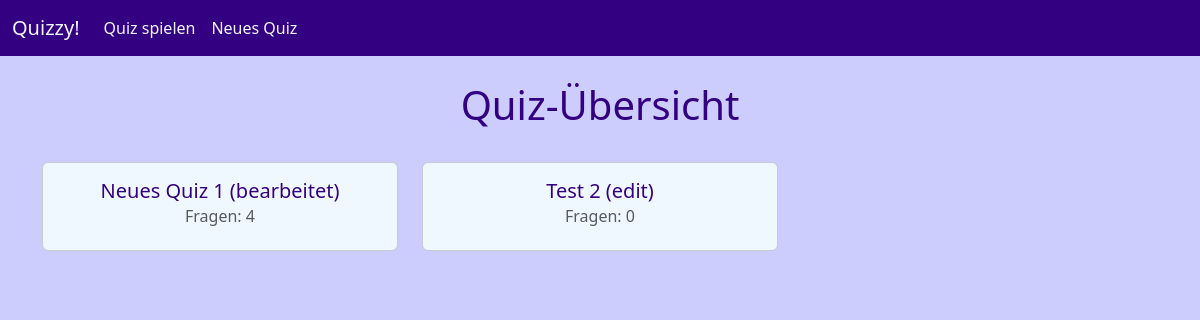
Page /quizoverview on the earlier database version.
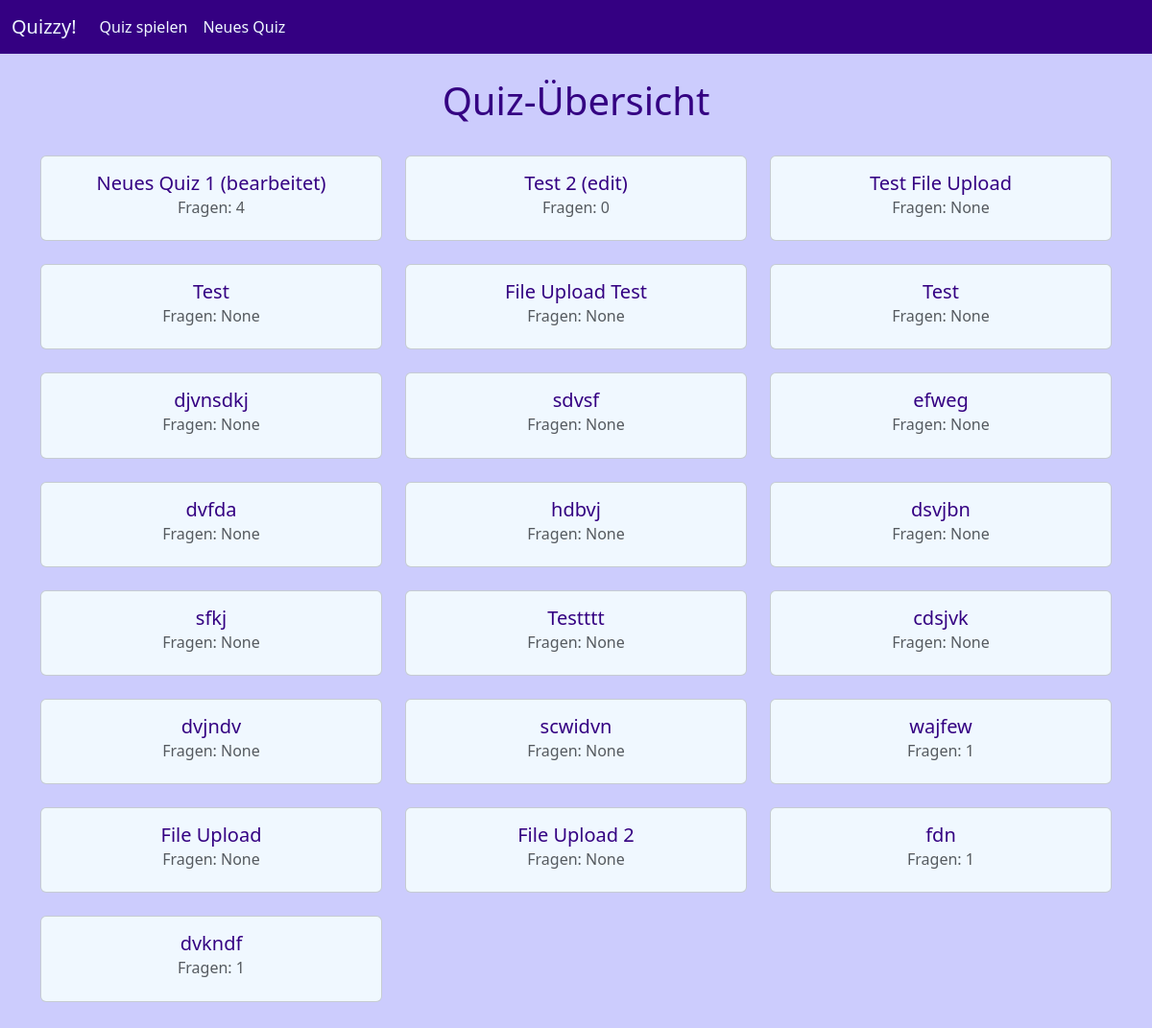
Same page on the later database version.
### tables this page shows
CREATE TABLE quizzes (title TEXT NOT NULL, number_of_questions INTEGER);

### quizzy.py (the view)
@app.route("/quizoverview")
def quizoverview():
    with sqlite3.connect('quizzy.db') as con:
        con.row_factory = sqlite3.Row
        cur = con.cursor()
        cur.execute("SELECT rowid, * FROM quizzes")
        quizzes = cur.fetchall()
    return render_template("quizoverview.html", quizzes=quizzes)

### templates/quizoverview.html (shortened to what this page needs)
<!DOCTYPE html>
<html lang="en">
{% include 'head.html' %}
<body>
    {% include 'navbar.html' %}
    <h1>Quiz-Übersicht</h1>
    <div class="container">
        <div class="row g-4 justify-content-start">
            {% for quiz in quizzes %}
            <div class="col-12 col-sm-6 col-lg-4">
                <a class="card" href="{{ url_for('quiz', quiz_id=quiz['rowid']) }}">
                    <div class="card-body">
                        <h5 class="card-title">{{ quiz['title'] }}</h5>
                        <h6 class="card-subtitle mb-2 text-body-secondary">Fragen: {{ quiz['number_of_questions'] }}
                        </h6>
                    </div>
                </a>
            </div>
            {% endfor %}
        </div>
    </div>
    {% include 'footer.html' %}
</body>
</html>

### templates/head.html (shortened to what this page needs)
<head>
    <link href="https://cdn.jsdelivr.net/npm/bootstrap@5.3.3/dist/css/bootstrap.min.css" rel="stylesheet"
>
    <link rel="stylesheet" href="https://cdnjs.cloudflare.com/ajax/libs/font-awesome/6.6.0/css/all.min.css">
    <link rel="stylesheet" href="{{ url_for('static', filename='style.css') }}">
</head>

### templates/navbar.html (shortened to what this page needs)
<nav class="navbar navbar-expand-lg bg-body-tertiary">
    <div class="container-fluid">
        <a class="navbar-brand mb-0 h1" href="/" style="color: aliceblue;">Quizzy!</a>
        <div class="navbar-collapse collapse" id="navbar-index">
            <ul class="navbar-nav me-auto mb-2 mb-lg-0">
                <li class="nav-item">
                    <a class="nav-link" aria-current="page" href="{{ url_for('quizoverview') }}"
                        style="color: aliceblue;">Quiz spielen</a>
                </li>
                <li class="nav-item">
                    <a class="nav-link" aria-current="page" href="{{ url_for('createquiz') }}"
                        style="color: aliceblue;">Neues Quiz</a>
                </li>
            </ul>
        </div>
    </div>
</nav>

### templates/footer.html
<div style="padding: 30px;"></div>

### static/style.css (style rules this page uses)
body { text-align: center; background-color: #ccccfd; }
h1 { color: rgb(52, 0, 130); padding-top: 25px; padding-bottom: 25px; }
ul { list-style-type: none; }
.navbar-expand-lg { background-color: rgb(52, 0, 130) !important; }
.card { height: 100%; }
a.card { text-decoration: none; color: rgb(52, 0, 130); background-color: aliceblue; }

Differences in the rows shown:
added quizzes: title "Test File Upload", number_of_questions "None"
added quizzes: title "Test", number_of_questions "None"
added quizzes: title "File Upload Test", number_of_questions "None"
added quizzes: title "Test", number_of_questions "None"
added quizzes: title "djvnsdkj", number_of_questions "None"
added quizzes: title "sdvsf", number_of_questions "None"
added quizzes: title "efweg", number_of_questions "None"
added quizzes: title "dvfda", number_of_questions "None"
added quizzes: title "hdbvj", number_of_questions "None"
added quizzes: title "dsvjbn", number_of_questions "None"
added quizzes: title "sfkj", number_of_questions "None"
added quizzes: title "Testttt", number_of_questions "None"
added quizzes: title "cdsjvk", number_of_questions "None"
added quizzes: title "dvjndv", number_of_questions "None"
added quizzes: title "scwidvn", number_of_questions "None"
added quizzes: title "wajfew", number_of_questions "1"
added quizzes: title "File Upload", number_of_questions "None"
added quizzes: title "File Upload 2", number_of_questions "None"
added quizzes: title "fdn", number_of_questions "1"
added quizzes: title "dvkndf", number_of_questions "1"
